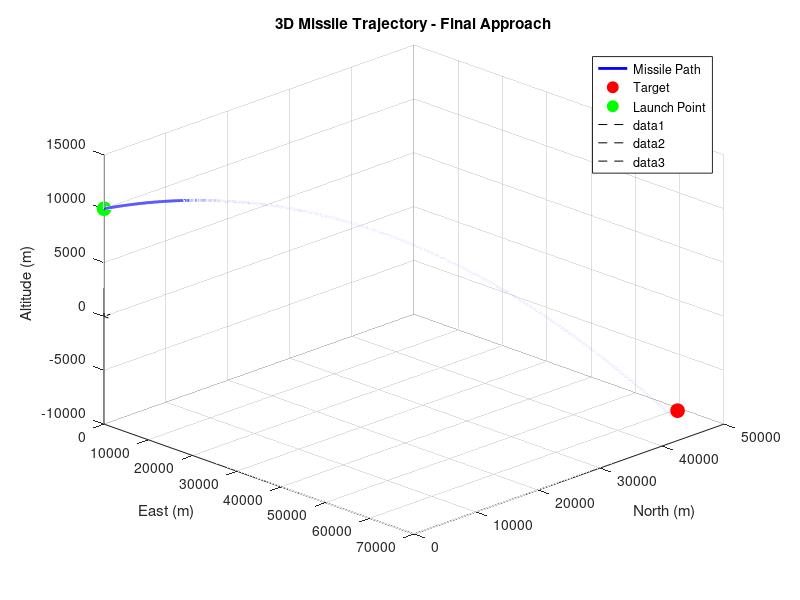
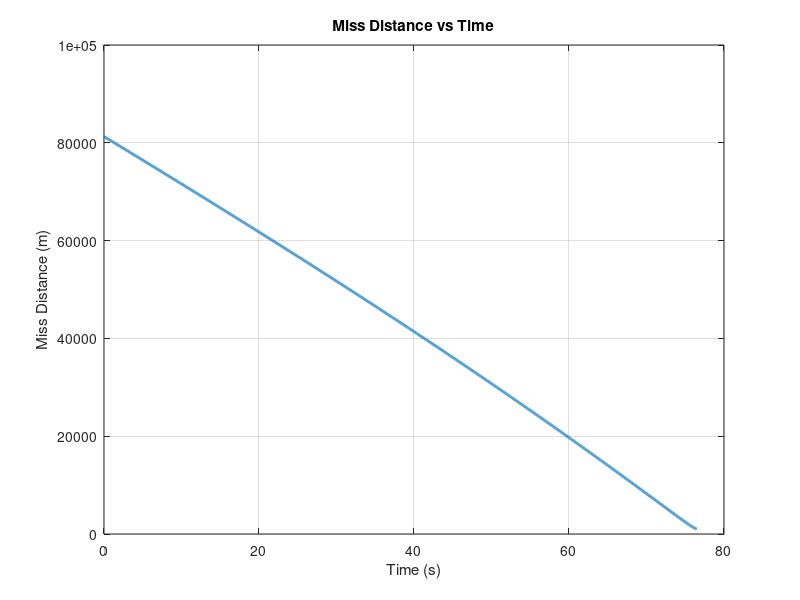
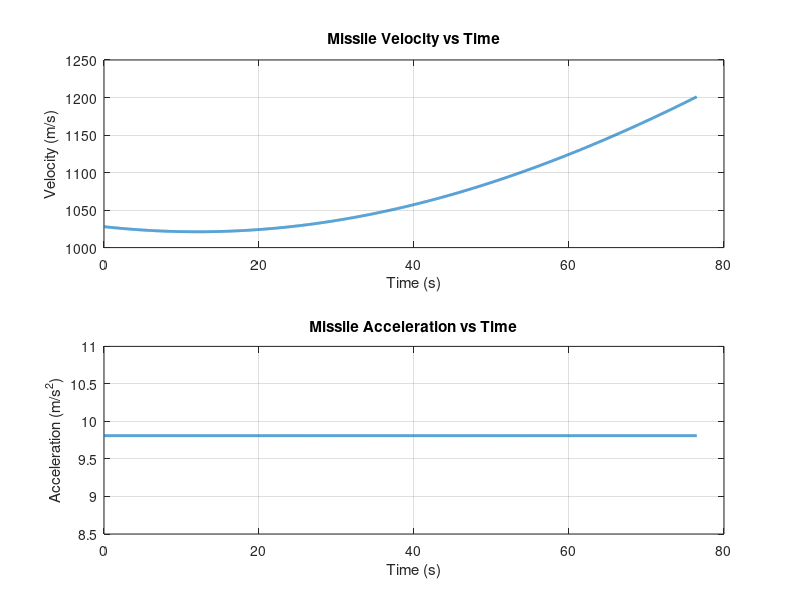

These figures' MATLAB source, in order:
clc; close all; clear all;
format short

%% Missile Model (from your code)
A = [-1.064 1.000; 290.26 0.00];
B = [-0.25; -331.40];
C = [-123.34 0.00; 0.00 1.00];
D = [-13.51; 0];

states = {'AoA', 'q'};
inputs = {'\delta_c'};
outputs = {'Az','q'};

sys = ss(A,B,C,D,'statename',states,'inputname',inputs,'outputname',outputs);

% LQR Controller
Q = [0.1 0; 0 0.1];
R = 0.5; 
[K,S,e] = lqr(A,B,Q,R);
Acl = A-B*K;
Bcl = B;
syscl = ss(Acl,Bcl,C,D,'statename',states,'inputname',inputs,'outputname',outputs);

%% Simulation Parameters
Vel = 1021.08; % m/s (3350ft/s)
simTime = 90; % seconds
dt = 0.01; % time step
t = 0:dt:simTime;

%% Initial and Target Positions
% Convert lat/lon to Cartesian coordinates (approximate for small distances)
earthRadius = 6371000; % meters

% Target location
LAT_TARGET = 34.6588;
LON_TARGET = -118.769745;
ELEV_TARGET = 795; % m - MSL

% Initial location
LAT_INIT = 34.2329;
LON_INIT = -119.4573;
ELEV_INIT = 10000; % m - MSL

% Convert to Cartesian coordinates (local tangent plane approximation)
lat0 = LAT_INIT * pi/180;
lon0 = LON_INIT * pi/180;
lat1 = LAT_TARGET * pi/180;
lon1 = LON_TARGET * pi/180;

% ENU (East-North-Up) coordinates relative to initial position
x0 = 0;
y0 = 0;
z0 = ELEV_INIT;

% Target position relative to initial position
dx = earthRadius * (lon1 - lon0) * cos(lat0);
dy = earthRadius * (lat1 - lat0);
dz = ELEV_TARGET - ELEV_INIT;

target_pos = [dx; dy; dz];

%% Guidance Law (Proportional Navigation)
N = 3; % Navigation constant
lambda = atan2(dy, dx); % Initial line-of-sight angle
theta = lambda; % Initial missile heading (assumed aligned with LOS initially)

% Initial state
pos = [x0; y0; z0]; % Initial position
vel = Vel * [cos(theta); sin(theta); -dz/norm([dx,dy,dz])]; % Initial velocity

% Initialize arrays for logging
pos_history = zeros(3, length(t));
vel_history = zeros(3, length(t));
acc_history = zeros(3, length(t));
miss_distance_history = zeros(1, length(t));

%% Main Simulation Loop
for i = 1:length(t)
    % Current missile to target vector
    r = target_pos - pos;
    miss_distance = norm(r);
    miss_distance_history(i) = miss_distance;
    
    % Line-of-sight rate calculation
    if i > 1
        los = r/norm(r);
        los_prev = (target_pos - pos_history(:,i-1))/norm(target_pos - pos_history(:,i-1));
        los_rate = (los - los_prev)/dt;
    else
        los_rate = [0; 0; 0];
    end
    
    % Proportional Navigation Command
    acc_cmd = N * Vel * cross([0;0;1], los_rate); % Only horizontal for simplicity
    
    % Convert acceleration command to missile dynamics (simplified)
    % This is where your missile model would come into play
    delta_c = -K * [0; 0]; % Placeholder - would use actual states
    
    % Update missile dynamics (simplified 6DOF)
    acc = acc_cmd - [0; 0; 9.81]; % Include gravity
    
    % Update velocity and position
    vel = vel + acc * dt;
    pos = pos + vel * dt;
    
    % Store history
    pos_history(:,i) = pos;
    vel_history(:,i) = vel;
    acc_history(:,i) = acc;
    
    disp(miss_distance);
    % Check for impact
    if miss_distance < 1e3 % meters
        fprintf('Target hit at time = %.2f seconds\n', t(i));
        break;
    end
end

%% 3D Trajectory Plot
figure('Name', '3D Missile Trajectory', 'Position', [100 100 800 600]);
plot3(pos_history(1,1:i), pos_history(2,1:i), pos_history(3,1:i), 'b-', 'LineWidth', 2);
hold on;
plot3(target_pos(1), target_pos(2), target_pos(3), 'ro', 'MarkerSize', 10, 'MarkerFaceColor', 'r');
plot3(pos_history(1,1), pos_history(2,1), pos_history(3,1), 'go', 'MarkerSize', 10, 'MarkerFaceColor', 'g');

% Add labels and legend
xlabel('East (m)');
ylabel('North (m)');
zlabel('Altitude (m)');
title('3D Missile Trajectory - Final Approach');
legend('Missile Path', 'Target', 'Launch Point', 'Location', 'best');
grid on;
view(45, 30); % Set viewing angle

% Add coordinate axes
line([0 1000], [0 0], [0 0], 'Color', 'k', 'LineStyle', '--');
line([0 0], [0 1000], [0 0], 'Color', 'k', 'LineStyle', '--');
line([0 0], [0 0], [0 1000], 'Color', 'k', 'LineStyle', '--');

%% Miss Distance Plot
figure;
plot(t(1:i), miss_distance_history(1:i), 'LineWidth', 2);
xlabel('Time (s)');
ylabel('Miss Distance (m)');
title('Miss Distance vs Time');
grid on;

%% Velocity and Acceleration Profiles
figure;
subplot(2,1,1);
plot(t(1:i), vecnorm(vel_history(:,1:i)), 'LineWidth', 2);
xlabel('Time (s)');
ylabel('Velocity (m/s)');
title('Missile Velocity vs Time');
grid on;

subplot(2,1,2);
plot(t(1:i), vecnorm(acc_history(:,1:i)), 'LineWidth', 2);
xlabel('Time (s)');
ylabel('Acceleration (m/s^2)');
title('Missile Acceleration vs Time');
grid on;